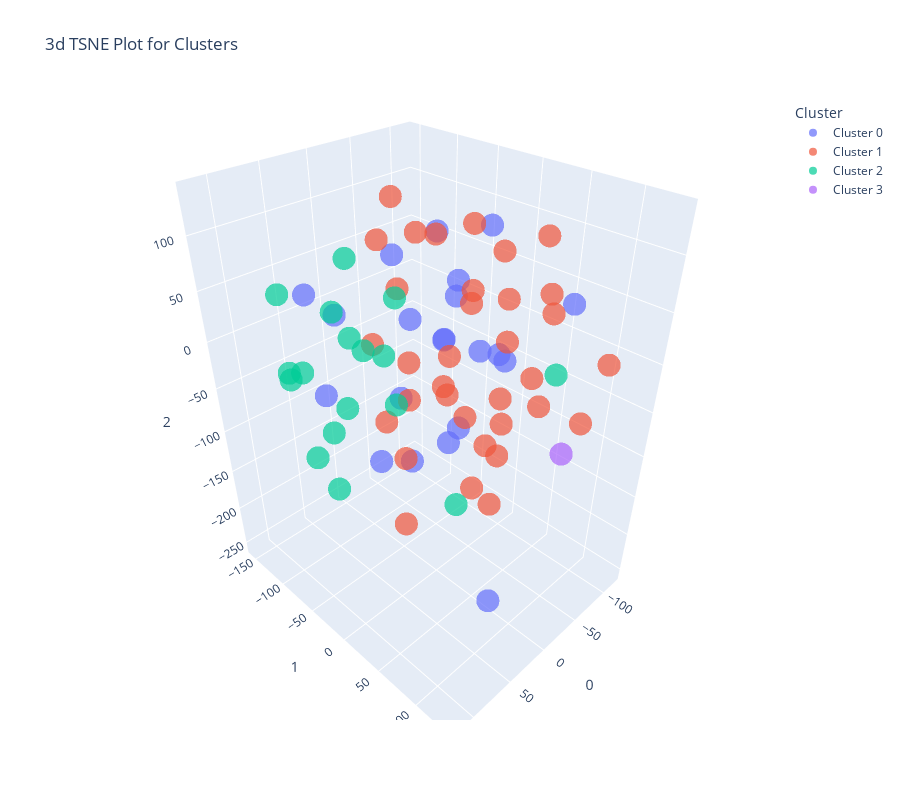

Notebook source saved alongside this figure:
### Code cell
plot_model(KMeanClusteringModel, plot = 'tsne')

### Figure 1 — Plotly figure (JSON) as saved in the notebook; plotly's stock layout.template omitted (floating-point values rounded to 4 significant figures)
{"data": [{"customdata": [["F"], ["M"], ["F"], ["M"], ["F"], ["F"], ["M"], ["F"], ["M"], ["F"], ["M"], ["F"], ["F"], ["F"], ["F"], ["M"], ["M"], ["M"], ["M"], ["M"], ["M"]], "hovertemplate": "Cluster=Cluster 0<br>0=%{x}<br>1=%{y}<br>2=%{z}<br>Feature=%{customdata[0]}<extra></extra>", "legendgroup": "Cluster 0", "marker": {"color": "#636efa", "opacity": 0.7, "symbol": "circle"}, "mode": "markers", "name": "Cluster 0", "scene": "scene", "showlegend": true, "type": "scatter3d", "x": [59.72, -64.65, 65.08, 64.77, 1.438, -97.46, 103.1, 0.7543, 87.21, 118.3, -47.43, -25.72, -96.93, 100.3, -51.05, -114.4, 33.42, -0.2345, -119.0, -12.44, -85.8], "y": [10.15, -0.9995, 84.65, 21.77, 74.11, -70.7, 39.3, 72.54, -65.63, -4.468, -22.41, -10.59, -97.67, -10.18, -42.84, -51.11, 38.38, -35.43, 53.6, -48.18, -2.61], "z": [116.5, 101.4, 2.916, -0.6626, 29.27, -0.7047, -33.6, -253.4, 67.52, 14.75, 49.6, -112.8, 59.79, 75.2, -20.75, -63.16, 47.4, -135.7, 27.62, 14.23, -34.54]}, {"customdata": [["F"], ["F"], ["M"], ["F"], ["M"], ["F"], ["F"], ["M"], ["F"], ["F"], ["F"], ["M"], ["M"], ["F"], ["M"], ["M"], ["M"], ["F"], ["F"], ["M"], ["M"], ["F"], ["F"], ["M"], ["F"], ["M"], ["F"], ["M"], ["F"], ["F"], ["M"], ["F"], ["M"], ["F"]], "hovertemplate": "Cluster=Cluster 1<br>0=%{x}<br>1=%{y}<br>2=%{z}<br>Feature=%{customdata[0]}<extra></extra>", "legendgroup": "Cluster 1", "marker": {"color": "#EF553B", "opacity": 0.7, "symbol": "circle"}, "mode": "markers", "name": "Cluster 1", "scene": "scene", "showlegend": true, "type": "scatter3d", "x": [-76.32, -55.54, 28.47, -48.71, 63.36, -27.55, 41.55, -89.01, 2.986, -58.05, -1.625, 84.41, -0.6736, -14.16, -14.72, -28.21, 58.35, -60.79, -55.67, 115.2, -17.87, -47.39, 96.11, -79.61, -42.11, 48.44, 25.04, -11.6, 5.916, -45.97, -109.6, 80.55, 33.64, -95.33], "y": [102.5, 132.9, 120.9, -40.35, -12.07, 90.04, 0.5887, -155.1, 38.73, 62.85, 11.44, 52.48, 56.78, 31.88, 24.16, -108.5, 113.1, 72.65, 30.39, 61.22, 98.53, -50.59, 58.39, 10.83, -97.32, 78.63, 55.17, -0.02518, -20.91, 34.23, -22.15, 135.1, -1.961, -2.12], "z": [-57.44, 26.29, 46.65, -71.68, 34.23, -20.91, -87.95, 81.59, 132.4, 112.2, 5.48, 54.4, -65.58, -138.0, 67.23, 67.66, -59.69, 46.96, 5.068, 22.19, 88.99, 84.31, -92.25, -107.2, 17.34, 98.26, -22.86, -44.55, 109.5, -48.97, 58.18, 13.59, -29.34, 21.22]}, {"customdata": [["F"], ["F"], ["M"], ["F"], ["F"], ["F"], ["F"], ["F"], ["M"], ["F"], ["M"], ["F"], ["M"], ["M"], ["M"], ["M"], ["M"]], "hovertemplate": "Cluster=Cluster 2<br>0=%{x}<br>1=%{y}<br>2=%{z}<br>Feature=%{customdata[0]}<extra></extra>", "legendgroup": "Cluster 2", "marker": {"color": "#00cc96", "opacity": 0.7, "symbol": "circle"}, "mode": "markers", "name": "Cluster 2", "scene": "scene", "showlegend": true, "type": "scatter3d", "x": [22.2, 100.2, 107.8, 35.24, 10.3, 17.62, 36.45, 120.0, 61.58, -36.09, 79.88, 73.88, 64.71, 27.67, 48.77, -111.5, 8.58], "y": [-29.91, -23.43, -66.98, 57.21, -89.56, -124.7, -76.01, -22.21, -76.91, -113.8, -112.4, -125.9, -49.04, -86.54, -137.4, 47.66, -46.82], "z": [54.49, -102.8, -4.267, -111.1, -26.36, 4.203, 3.274, -55.33, -89.71, -62.33, -30.54, 41.79, -46.01, 73.66, -55.5, -46.74, -68.7]}, {"customdata": [["M"]], "hovertemplate": "Cluster=Cluster 3<br>0=%{x}<br>1=%{y}<br>2=%{z}<br>Feature=%{customdata[0]}<extra></extra>", "legendgroup": "Cluster 3", "marker": {"color": "#ab63fa", "opacity": 0.7, "symbol": "circle"}, "mode": "markers", "name": "Cluster 3", "scene": "scene", "showlegend": true, "type": "scatter3d", "x": [-4.985], "y": [131.9], "z": [-34.94]}], "layout": {"height": 800, "legend": {"title": {"text": "Cluster"}, "tracegroupgap": 0}, "scene": {"domain": {"x": [0, 1], "y": [0, 1]}, "xaxis": {"title": {"text": "0"}}, "yaxis": {"title": {"text": "1"}}, "zaxis": {"title": {"text": "2"}}}, "title": {"text": "3d TSNE Plot for Clusters"}, "width": 900}}
